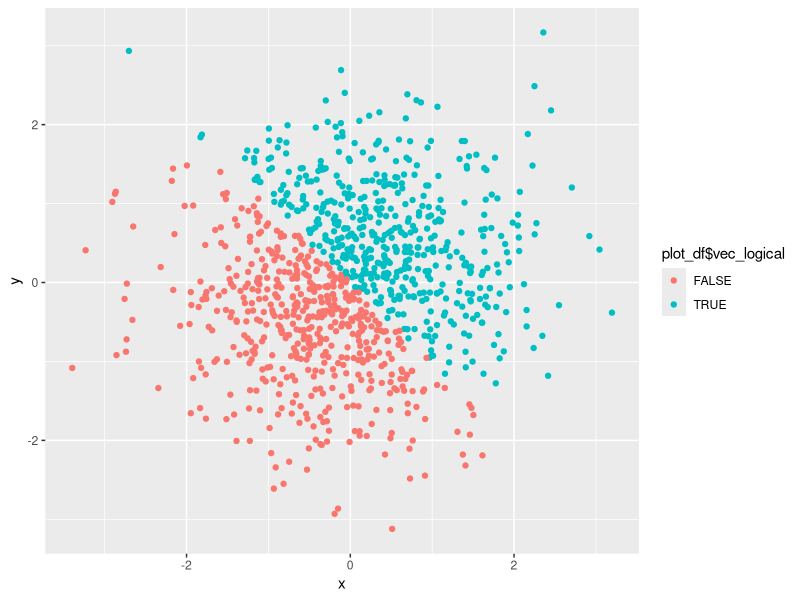

This figure's R source:
## ---- chunk 1
getwd()
knitr::opts_chunk$set(echo = TRUE)

library(tidyverse)
## ---- chunk 2
set.seed(1234)
hw1_df = tibble(
  norm_samp = runif(10, min = 0, max = 5),
  vec_logical = norm_samp > 2,
  vec_char = c("one","two","three","four","five","six","seven","eight","nine","ten"),
  vec_factor = factor(c("male","female","male","male","male","female","female","male","female","male"))
)
## ---- chunk 3
class(hw1_df$vec_logical)
class(hw1_df$vec_char)
class(hw1_df$vec_factor)
## ---- chunk 4
mean(hw1_df$norm_samp)
mean(hw1_df$vec_logical)
mean(hw1_df$vec_char)
mean(hw1_df$vec_factor)
## ---- chunk 5
as.numeric(hw1_df$vec_logical)
as.numeric(hw1_df$vec_char)
as.numeric(hw1_df$vec_factor)
## ---- chunk 6
as.numeric(as.factor(hw1_df$vec_char))
as.numeric(as.character(hw1_df$vec_factor))
## ---- chunk 7
plot_df = tibble(
  x = rnorm(1000),
  y = rnorm(1000),
  vec_logical = x + y > 0,
  vec_numeric = as.numeric(vec_logical),
  vec_factor = as.factor(vec_logical)
)
## ---- chunk 8
plot_1 = ggplot(plot_df, aes(x = x, y = y, color = plot_df$vec_logical)) + geom_point()
## ---- chunk 9
plot_2 = ggplot(plot_df, aes(x = x, y = y, color = plot_df$vec_numeric)) + geom_point()
## ---- chunk 10
plot_3 = ggplot(plot_df, aes(x = x, y = y, color = plot_df$vec_factor)) + geom_point()
## ---- chunk 11
ggsave("scatter_plot.pdf", plot_1, height = 4, width = 6)
